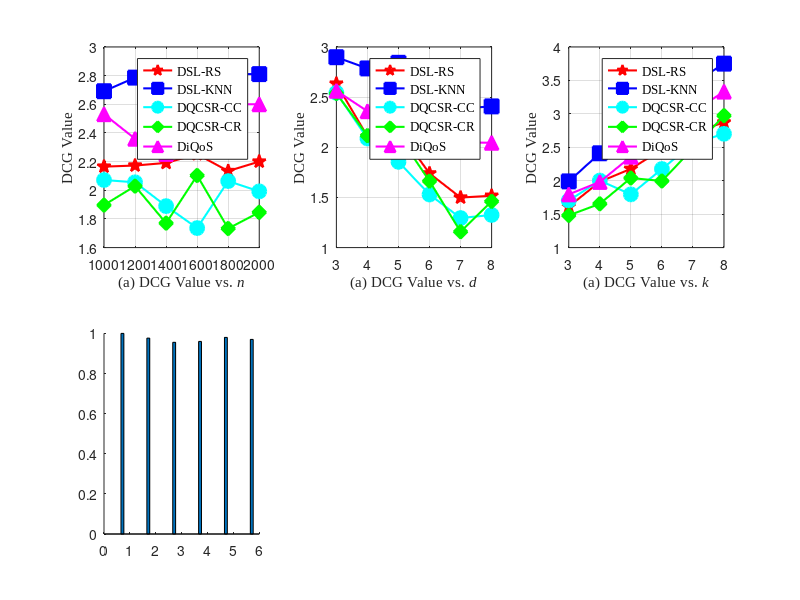

MATLAB code for this plot: (Note: this script raises an error after producing the figure.)
clf;clear
% DCG vs. n
x=linspace(0,25,6);
y1=[2.16496306,2.17260786,2.19099916,2.25148941,2.13420917,2.20018954];
y2=[2.69126727,2.78622990,2.81063812,2.81063812,2.81063812,2.81063812];
y3=[2.07167787,2.05562600,1.88952002,1.73622696,2.06423866,1.99234667];
y4=[1.89657221,2.02900343,1.77063464,2.10313100,1.73307776,1.84609582];
y5=[2.53096217,2.35963945,2.25403682,2.60027762,2.60027762,2.60027762];
subplot(2,3,1)
plot(x,y1,'-rp','LineWidth',1.5,'MarkerFaceColor','r','MarkerSize',10)
hold on
plot(x,y2,'-bs','LineWidth',1.5,'MarkerFaceColor','b','MarkerSize',10)
hold on
plot(x,y3,'-co','LineWidth',1.5,'MarkerFaceColor','c','MarkerSize',10)
hold on
plot(x,y4,'-gd','LineWidth',1.5,'MarkerFaceColor','g','MarkerSize',10)
hold on
plot(x,y5,'-m^','LineWidth',1.5,'MarkerFaceColor','m','MarkerSize',10)
grid on
xlabel('\fontname{Times New Roman}(a) DCG Value vs. \itn')
ylabel('\fontname{Times New Roman}DCG Value')
legend('\fontname{Times New Roman}DSL-RS','\fontname{Times New Roman}DSL-KNN','\fontname{Times New Roman}DQCSR-CC','\fontname{Times New Roman}DQCSR-CR','\fontname{Times New Roman}DiQoS','Location', 'Best')
set(gca,'looseInset',[0,25,0,5])
set(gca, 'XTicklabel',{'1000','1200','1400','1600','1800','2000'}); 
% DCG vs. d
x=3:8;
y1=[2.63421678,2.10829382,2.16702783,1.73945049,1.49879319,1.51666022];
y2=[2.89802111,2.78622990,2.84229830,2.61286102,2.38595783,2.40775909];
y3=[2.54327931,2.08802448,1.85495521,1.52936836,1.29462345,1.32538338];
y4=[2.53706139,2.11620915,2.12148619,1.66255737,1.15868921,1.46042336];
y5=[2.56357755,2.35963945,2.49227630,2.02896618,2.04910203,2.04501124];
subplot(2,3,2)
plot(x,y1,'-rp','LineWidth',1.5,'MarkerFaceColor','r','MarkerSize',10)
hold on
plot(x,y2,'-bs','LineWidth',1.5,'MarkerFaceColor','b','MarkerSize',10)
hold on
plot(x,y3,'-co','LineWidth',1.5,'MarkerFaceColor','c','MarkerSize',10)
hold on
plot(x,y4,'-gd','LineWidth',1.5,'MarkerFaceColor','g','MarkerSize',10)
hold on
plot(x,y5,'-m^','LineWidth',1.5,'MarkerFaceColor','m','MarkerSize',10)
grid on
xlabel('\fontname{Times New Roman}(a) DCG Value vs. \itd')
ylabel('\fontname{Times New Roman}DCG Value')
legend('\fontname{Times New Roman}DSL-RS','\fontname{Times New Roman}DSL-KNN','\fontname{Times New Roman}DQCSR-CC','\fontname{Times New Roman}DQCSR-CR','\fontname{Times New Roman}DiQoS','Location', 'Best')
set(gca,'looseInset',[0,25,0,5])
set(gca, 'XTicklabel',{'3','4','5','6','7','8'}); 
% DCG vs. k
x=3:8;
y1=[1.61365886,1.98451699,2.17786357,2.46642935,2.71859381,2.87178507];
y2=[1.98991078,2.41032264,2.78622990,3.13161264,3.45255932,3.75081871];
y3=[1.70294518,2.00233535,1.79552531,2.17546397,2.55665184,2.70178946];
y4=[1.48163542,1.65495089,2.04054040,1.99594531,2.48433659,2.97260769];
y5=[1.79599593,1.98200685,2.35963945,2.70576816,3.02897215,3.33271436];
subplot(2,3,3)
plot(x,y1,'-rp','LineWidth',1.5,'MarkerFaceColor','r','MarkerSize',10)
hold on
plot(x,y2,'-bs','LineWidth',1.5,'MarkerFaceColor','b','MarkerSize',10)
hold on
plot(x,y3,'-co','LineWidth',1.5,'MarkerFaceColor','c','MarkerSize',10)
hold on
plot(x,y4,'-gd','LineWidth',1.5,'MarkerFaceColor','g','MarkerSize',10)
hold on
plot(x,y5,'-m^','LineWidth',1.5,'MarkerFaceColor','m','MarkerSize',10)
grid on
xlabel('\fontname{Times New Roman}(a) DCG Value vs. \itk')
ylabel('\fontname{Times New Roman}DCG Value')
legend('\fontname{Times New Roman}DSL-RS','\fontname{Times New Roman}DSL-KNN','\fontname{Times New Roman}DQCSR-CC','\fontname{Times New Roman}DQCSR-CR','\fontname{Times New Roman}DiQoS','Location', 'Best')
set(gca,'looseInset',[0,25,0,5])
set(gca, 'XTicklabel',{'3','4','5','6','7','8'}); 
%%%%%%%%%%%%%%%%%%%%%%%%%%%%%%%%%%%%%%%%%%%%%%%%%%%%%%%%%%%%%%%
% DCG vs. n
x=linspace(0,25,6);
y1=[1.00000000,0.97647059,0.95555556,0.96000000,0.98000000,0.97000000];
y2=[0.71428571,0.76470588,0.72222222,0.80000000,0.80000000,0.80000000];
y3=[1.00000000,1.00000000,1.00000000,1.00000000,1.00000000,1.00000000];
y4=[1.00000000,1.00000000,1.00000000,1.00000000,1.00000000,1.00000000];
y5=[1.00000000,1.00000000,1.00000000,0.90000000,0.90000000,0.90000000];
Y=[y1;y2;y3;y4;y5];
Y=Y';
subplot(2,3,4)
b=bar(Y,'group');
hold on;
set(b(1),'facecolor','r')
set(b(2),'facecolor','b')
set(b(3),'facecolor','c')
set(b(4),'facecolor','g')
set(b(5),'facecolor','m')
grid on
xlabel('\fontname{Times New Roman}(b) Diversity vs. \itn')
ylabel('\fontname{Times New Roman}Diversity')
legend('\fontname{Times New Roman}DSL-RS','\fontname{Times New Roman}DSL-KNN','\fontname{Times New Roman}DQCSR-CC','\fontname{Times New Roman}DQCSR-CR','\fontname{Times New Roman}DiQoS','Location', 'Best')
set(gca,'looseInset',[0,25,0,5])
set(gca, 'XTicklabel',{'1000','1200','1400','1600','1800','2000'}); 
% DCG vs. d
x=3:8;
y1=[0.96470588,0.98823529,0.91000000,0.80757576,0.74823529,0.67971014];
y2=[0.88235294,0.76470588,0.67500000,0.59090909,0.48235294,0.36714976];
y3=[1.00000000,1.00000000,1.00000000,0.98484848,0.89411765,0.90821256];
y4=[1.00000000,1.00000000,1.00000000,0.93939394,0.74117647,0.80193237];
y5=[1.00000000,1.00000000,1.00000000,0.96969697,0.85882353,0.84541063];
subplot(2,3,5)
Y=[y1;y2;y3;y4;y5];
Y=Y';
b=bar(Y,'group');
hold on;
set(b(1),'facecolor','r')
set(b(2),'facecolor','b')
set(b(3),'facecolor','c')
set(b(4),'facecolor','g')
set(b(5),'facecolor','m')
grid on
xlabel('\fontname{Times New Roman}(b) Diversity vs. \itd')
ylabel('\fontname{Times New Roman}Diversity')
legend('\fontname{Times New Roman}DSL-RS','\fontname{Times New Roman}DSL-KNN','\fontname{Times New Roman}DQCSR-CC','\fontname{Times New Roman}DQCSR-CR','\fontname{Times New Roman}DiQoS','Location', 'Best')
set(gca,'looseInset',[0,25,0,5])
set(gca, 'XTicklabel',{'3','4','5','6','7','8'}); 
% DCG vs. k
x=3:8;
y1=[0.90588235,0.94117647,0.95294118,0.98823529,0.98823529,1.00000000];
y2=[0.76470588,0.76470588,0.76470588,0.76470588,0.76470588,0.76470588];
y3=[1.00000000,1.00000000,1.00000000,1.00000000,1.00000000,1.00000000];
y4=[1.00000000,1.00000000,1.00000000,1.00000000,1.00000000,1.00000000];
y5=[0.88235294,1.00000000,1.00000000,1.00000000,1.00000000,1.00000000];
subplot(2,3,6)
Y=[y1;y2;y3;y4;y5];
Y=Y';
b=bar(Y,'group');
hold on;
set(b(1),'facecolor','r')
set(b(2),'facecolor','b')
set(b(3),'facecolor','c')
set(b(4),'facecolor','g')
set(b(5),'facecolor','m')
grid on
xlabel('\fontname{Times New Roman}(b) Diversity vs. \itk')
ylabel('\fontname{Times New Roman}Diversity')
legend('\fontname{Times New Roman}DSL-RS','\fontname{Times New Roman}DSL-KNN','\fontname{Times New Roman}DQCSR-CC','\fontname{Times New Roman}DQCSR-CR','\fontname{Times New Roman}DiQoS','Location', 'Best')
set(gca,'looseInset',[0,25,0,5])
set(gca, 'XTicklabel',{'3','4','5','6','7','8'}); 


